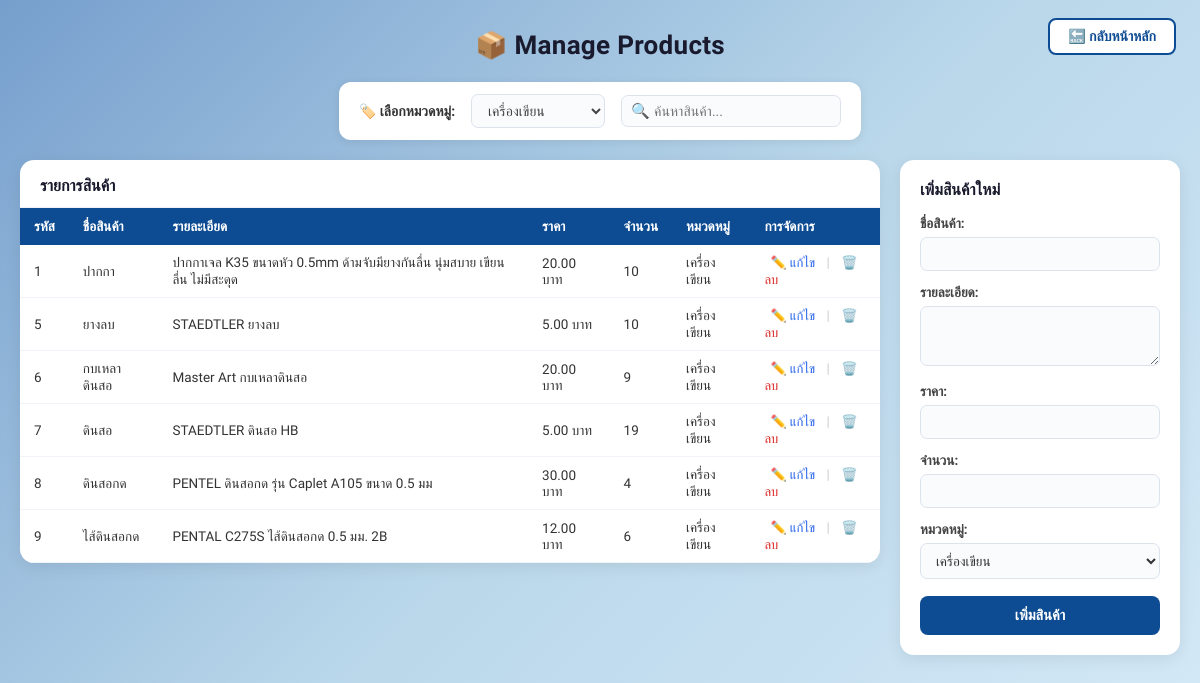
The app's page /manage_products.php?filter_c_ID=1 (signed in) with its own data.
### tables this page shows
CREATE TABLE `product` (
  `p_ID` int(11) NOT NULL,
  `p_name` varchar(255) NOT NULL,
  `p_detail` text DEFAULT NULL,
  `p_price` decimal(10,2) NOT NULL,
  `p_total` int(11) NOT NULL,
  `c_ID` int(11) DEFAULT NULL
);

CREATE TABLE `categories` (
  `c_ID` int(11) NOT NULL,
  `c_name` varchar(255) NOT NULL
);

### manage_products.php (the view, shortened to what this page needs)
<?php
include 'db.php';
$sql_cat = "SELECT * FROM Categories";
$categories = $conn->query($sql_cat);
$filter_c_ID = isset($_GET['filter_c_ID']) ? $_GET['filter_c_ID'] : '';
$search = isset($_GET['search']) ? $_GET['search'] : '';
$sql = "SELECT Product.*, Categories.c_name FROM Product LEFT JOIN Categories ON Product.c_ID = Categories.c_ID";
$conditions = [];
if ($filter_c_ID != '') {
    $conditions[] = "Product.c_ID = '$filter_c_ID'";
}
if (!empty($conditions)) {
    $sql .= " WHERE " . implode(" AND ", $conditions);
}
$products = $conn->query($sql);
$sql_cat2 = "SELECT * FROM Categories";
$categories_form = $conn->query($sql_cat2);
?>
<!DOCTYPE html>
<html lang="th">
<head>
</head>
<body>
    <a href="index.php" class="back-home">🔙 กลับหน้าหลัก</a>
    <div class="page-title">📦 Manage Products</div>
    <form method="GET" id="filterForm">
        <div class="filter-bar">
            <label>🏷️ เลือกหมวดหมู่:</label>
            <select name="filter_c_ID" onchange="document.getElementById('filterForm').submit()">
                <?php while ($row = $categories->fetch_assoc()) { ?>
                    <option value="<?= $row['c_ID'] ?>" <?= ($filter_c_ID == $row['c_ID']) ? 'selected' : '' ?>>
                        <?= htmlspecialchars($row['c_name']) ?>
                    </option>
                <?php } ?>
            </select>
            <div class="search-wrapper">
                <span class="search-icon">🔍</span>
                <input type="text" name="search" placeholder="ค้นหาสินค้า..." value="<?= htmlspecialchars($search) ?>"
                    onchange="document.getElementById('filterForm').submit()">
            </div>
        </div>
    </form>
    <div class="main-layout">
        <div class="table-card">
            <div class="table-card-header">รายการสินค้า</div>
            <div class="table-scroll">
                <table>
                    <thead>
                        <tr>
                            <th>รหัส</th>
                            <th>ชื่อสินค้า</th>
                            <th>รายละเอียด</th>
                            <th>ราคา</th>
                            <th>จำนวน</th>
                            <th>หมวดหมู่</th>
                            <th>การจัดการ</th>
                        </tr>
                    </thead>
                    <tbody>
                        <?php while ($row = $products->fetch_assoc()) { ?>
                            <tr>
                                <td><?= $row['p_ID'] ?></td>
                                <td><?= htmlspecialchars($row['p_name']) ?></td>
                                <td><?= htmlspecialchars($row['p_detail']) ?></td>
                                <td><?= number_format($row['p_price'], 2) ?> บาท</td>
                                <td><?= $row['p_total'] ?></td>
                                <td><?= htmlspecialchars($row['c_name']) ?></td>
                                <td class="action-links">
                                    <a href="edit_product.php?p_ID=<?= $row['p_ID'] ?>">✏️ แก้ไข</a>
                                    <span class="sep">|</span>
                                    <a href="manage_products.php?delete=<?= $row['p_ID'] ?>"
                                        onclick="return confirm('ลบสินค้านี้?')">🗑️ ลบ</a>
                                </td>
                            </tr>
                        <?php } ?>
                    </tbody>
                </table>
            </div>
        </div>
        <div class="add-card">
            <h3>เพิ่มสินค้าใหม่</h3>
            <form method="POST">
                <div class="form-group">
                    <label>ชื่อสินค้า:</label>
                    <input type="text" name="p_name" required>
                </div>
                <div class="form-group">
                    <label>รายละเอียด:</label>
                    <textarea name="p_detail"></textarea>
                </div>
                <div class="form-group">
                    <label>ราคา:</label>
                    <input type="number" name="p_price" step="0.01" required>
                </div>
                <div class="form-group">
                    <label>จำนวน:</label>
                    <input type="number" name="p_total" required>
                </div>
                <div class="form-group">
                    <label>หมวดหมู่:</label>
                    <select name="c_ID">
                        <?php while ($row = $categories_form->fetch_assoc()) { ?>
                            <option value="<?= $row['c_ID'] ?>"><?= htmlspecialchars($row['c_name']) ?></option>
                        <?php } ?>
                    </select>
                </div>
                <button type="submit" name="add_product" class="btn-add">เพิ่มสินค้า</button>
            </form>
        </div>
    </div>
</body>
</html>

### manage_products.php (style rules this page uses)
* { margin: 0; padding: 0; box-sizing: border-box; }
body { font-family: 'Sarabun', sans-serif; background: linear-gradient(135deg, #769FCD 0%, #B9D7EA 50%, #D6EAF8 100%); min-height: 100vh; padding: 30px 20px; }
.back-home { position: fixed; top: 18px; right: 24px; font-size: 14px; padding: 8px 18px; border: 2px solid #0D4C92; border-radius: 8px; background-color: white; color: #0D4C92; font-weight: 600; text-decoration: none; transition: all 0.25s ease; z-index: 100; display: flex; align-items: center; gap: 6px; }
.page-title { text-align: center; font-size: 26px; font-weight: 700; color: #1a1a2e; margin-bottom: 22px; letter-spacing: 0.3px; }
.filter-bar { background: white; border-radius: 12px; padding: 12px 20px; display: flex; align-items: center; gap: 16px; width: fit-content; margin: 0 auto 20px auto; box-shadow: 0 2px 10px rgba(0, 0, 0, 0.08); }
.filter-bar label { font-weight: 600; font-size: 14px; color: #333; white-space: nowrap; display: flex; align-items: center; gap: 6px; }
.filter-bar select { border: 1.5px solid #dde3ed; border-radius: 7px; padding: 7px 12px; font-size: 14px; font-family: 'Sarabun', sans-serif; color: #444; background: #f9fbfd; outline: none; cursor: pointer; transition: border-color 0.2s; }
.search-wrapper { position: relative; display: flex; align-items: center; }
.search-wrapper .search-icon { position: absolute; left: 10px; color: #aaa; font-size: 15px; }
.search-wrapper input { border: 1.5px solid #dde3ed; border-radius: 7px; padding: 7px 12px 7px 32px; font-size: 14px; font-family: 'Sarabun', sans-serif; color: #444; background: #f9fbfd; outline: none; width: 220px; transition: border-color 0.2s; }
.main-layout { display: flex; gap: 20px; align-items: flex-start; max-width: 1300px; margin: 0 auto; }
.table-card { flex: 1; background: white; border-radius: 14px; box-shadow: 0 4px 16px rgba(0, 0, 0, 0.08); overflow: hidden; }
.table-card-header { padding: 16px 20px 12px 20px; font-size: 16px; font-weight: 700; color: #1a1a2e; border-bottom: 1px solid #eef2f7; }
.table-scroll { max-height: 520px; overflow-y: auto; }
table { width: 100%; border-collapse: collapse; }
thead th { background-color: #0D4C92; color: white; padding: 10px 14px; font-size: 13.5px; font-weight: 600; text-align: left; position: sticky; top: 0; z-index: 1; }
tbody tr { border-bottom: 1px solid #f0f4f8; transition: background 0.15s; }
tbody td { padding: 9px 14px; font-size: 13.5px; color: #333; }
.action-links a { text-decoration: none; font-size: 13px; font-weight: 500; padding: 3px 6px; border-radius: 5px; transition: background 0.15s; }
.action-links a:first-child { color: #2563EB; }
.action-links a:last-child { color: #dc2626; }
.sep { color: #ccc; margin: 0 2px; }
.add-card { width: 280px; flex-shrink: 0; background: white; border-radius: 14px; box-shadow: 0 4px 16px rgba(0, 0, 0, 0.08); padding: 20px; }
.add-card h3 { font-size: 16px; font-weight: 700; color: #1a1a2e; margin-bottom: 16px; }
.form-group { margin-bottom: 13px; }
.form-group label { display: block; font-size: 13.5px; font-weight: 600; color: #444; margin-bottom: 5px; }
.form-group input, .form-group textarea, .form-group select { width: 100%; border: 1.5px solid #dde3ed; border-radius: 7px; padding: 8px 11px; font-size: 13.5px; font-family: 'Sarabun', sans-serif; color: #333; background: #f9fbfd; outline: none; transition: border-color 0.2s; resize: vertical; }
.form-group textarea { height: 60px; }
.btn-add { width: 100%; background: #0D4C92; color: white; border: none; border-radius: 8px; padding: 11px; font-size: 14.5px; font-family: 'Sarabun', sans-serif; font-weight: 700; cursor: pointer; transition: background 0.2s, transform 0.1s; margin-top: 4px; }

### records on screen
product: p_ID "1", p_name "ปากกา", p_detail "ปากกาเจล K35 ขนาดหัว 0.5mm ด้ามจับมียางกันลื่น นุ่มสบาย เขียนลื่น ไม่มีสะดุด", p_price "20.00", p_total "10", c_ID.c_name "เครื่องเขียน"
product: p_ID "5", p_name "ยางลบ", p_detail "STAEDTLER ยางลบ", p_price "5.00", p_total "10", c_ID.c_name "เครื่องเขียน"
product: p_ID "6", p_name "กบเหลาดินสอ", p_detail "Master Art กบเหลาดินสอ", p_price "20.00", p_total "9", c_ID.c_name "เครื่องเขียน"
product: p_ID "7", p_name "ดินสอ", p_detail "STAEDTLER ดินสอ HB", p_price "5.00", p_total "19", c_ID.c_name "เครื่องเขียน"
product: p_ID "8", p_name "ดินสอกด", p_detail "PENTEL ดินสอกด รุ่น Caplet A105 ขนาด 0.5 มม", p_price "30.00", p_total "4", c_ID.c_name "เครื่องเขียน"
product: p_ID "9", p_name "ไส้ดินสอกด", p_detail "PENTAL C275S ไส้ดินสอกด 0.5 มม. 2B", p_price "12.00", p_total "6", c_ID.c_name "เครื่องเขียน"

### other values on screen
form field filter_c_ID "เครื่องเขียน"
form field c_ID "เครื่องเขียน"
